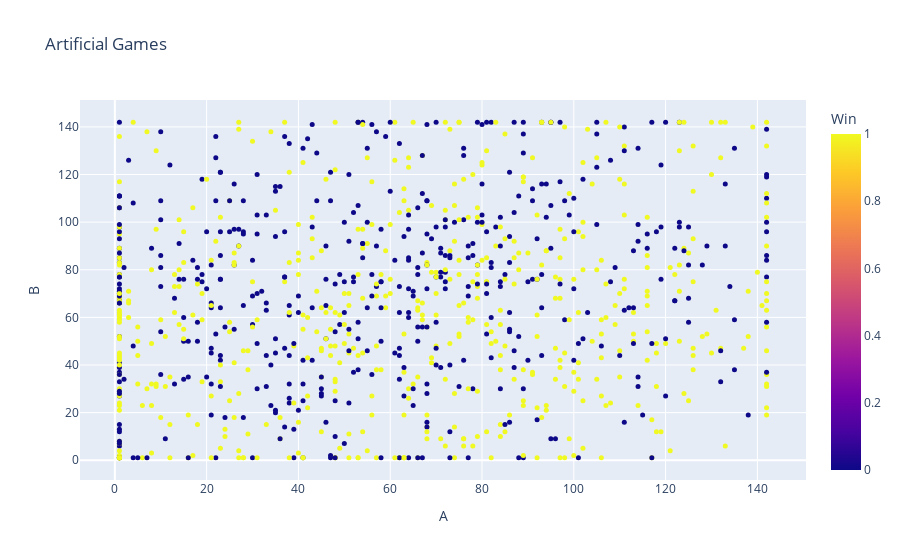

The cell this chart's notebook holds for it:
### Code cell
model = GaussianNaiveBayes(convariance=True)

model.fit(X_train, y_train)
y_pred = model.predict(X_valid)
accuracy = np.mean(y_pred == y_valid)

print(f'Accuracy: {accuracy:.2f}')

def generate_artificial_games(model, n_games=1000):
    """
    Generate artificial games using the trained model.
    """

    means = model.mean  # Array 2D: (n_classes, n_features)
    covariances = model.covariances  # Array 3D: (n_classes, n_features, n_features)
    class_priors = model.prior  # Probabilidades a priori de cada clase

    n_classes = len(model.classes)
    n_features = model.features
    samples = np.zeros((n_games, n_features))
    labels = np.zeros(n_games)

    for i in range(n_games):
        class_idx = np.random.choice(n_classes, p=class_priors)
        sample = np.random.multivariate_normal(means[class_idx], covariances[class_idx])
        sample = np.clip(sample, X_train.min(), X_train.max())
        #sample = np.maximum(np.random.multivariate_normal(means[class_idx], covariances[class_idx]), 0)
        samples[i] = sample
        labels[i] = class_idx

    samples_df = pd.DataFrame(samples, columns=['A', 'B']).astype(int)
    labels_df = pd.DataFrame(labels, columns=['Win'])
    samples_df = pd.concat([samples_df, labels_df], axis=1)
    samples_df.columns = ['A', 'B', 'Win']
    samples_df['Win'] = samples_df['Win'].astype(int)

    return samples_df

# Generate 1000 artificial games
artificial_games = generate_artificial_games(model, n_games=1000)

artificial_games = generate_artificial_games(model, n_games=1000)

fig = px.scatter(artificial_games, x='A', y='B', color='Win',
                 title='Artificial Games', labels={'A': 'A', 'B': 'B', 'Win': 'Win'})
fig.update_traces(marker=dict(size=5))
fig.update_layout(title='Artificial Games',
                  xaxis_title='A',
                  yaxis_title='B')
fig.show()

### Figure 1 — Plotly figure (JSON) as saved in the notebook; plotly's stock layout.template omitted (floating-point values rounded to 4 significant figures; data arrays with more than 128 entries replaced by an {"elided": "..."} marker saying what was removed)
{"data": [{"hovertemplate": "A=%{x}<br>B=%{y}<br>Win=%{marker.color}<extra></extra>", "legendgroup": "", "marker": {"color": {"elided": "1000 int values"}, "coloraxis": "coloraxis", "size": 5, "symbol": "circle"}, "mode": "markers", "name": "", "orientation": "v", "showlegend": false, "type": "scatter", "x": {"elided": "1000 int values"}, "xaxis": "x", "y": {"elided": "1000 int values"}, "yaxis": "y"}], "layout": {"coloraxis": {"colorbar": {"title": {"text": "Win"}}, "colorscale": [[0, "#0d0887"], [0.1111, "#46039f"], [0.2222, "#7201a8"], [0.3333, "#9c179e"], [0.4444, "#bd3786"], [0.5556, "#d8576b"], [0.6667, "#ed7953"], [0.7778, "#fb9f3a"], [0.8889, "#fdca26"], [1, "#f0f921"]]}, "legend": {"tracegroupgap": 0}, "title": {"text": "Artificial Games"}, "xaxis": {"anchor": "y", "domain": [0, 1], "title": {"text": "A"}}, "yaxis": {"anchor": "x", "domain": [0, 1], "title": {"text": "B"}}}}
